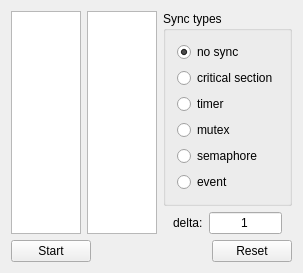
<?xml version="1.0" encoding="UTF-8"?>
<ui version="4.0">
 <class>lab2_qt</class>
 <widget class="QMainWindow" name="lab2_qtClass">
  <property name="geometry">
   <rect>
    <x>0</x>
    <y>0</y>
    <width>290</width>
    <height>252</height>
   </rect>
  </property>
  <property name="windowTitle">
   <string>lab2_qt</string>
  </property>
  <widget class="QWidget" name="centralWidget">
   <layout class="QVBoxLayout" name="verticalLayout_2">
    <item>
     <layout class="QHBoxLayout" name="horizontalLayout_3">
      <item>
       <widget class="QListWidget" name="listWidget_2">
        <property name="maximumSize">
         <size>
          <width>16777215</width>
          <height>16777215</height>
         </size>
        </property>
       </widget>
      </item>
      <item>
       <widget class="QListWidget" name="listWidget">
        <property name="maximumSize">
         <size>
          <width>16777215</width>
          <height>16777215</height>
         </size>
        </property>
       </widget>
      </item>
      <item>
       <layout class="QVBoxLayout" name="verticalLayout">
        <item>
         <widget class="QGroupBox" name="groupBox">
          <property name="title">
           <string>Sync types</string>
          </property>
          <layout class="QVBoxLayout" name="verticalLayout_3">
           <item>
            <widget class="QRadioButton" name="radioButton_5">
             <property name="text">
              <string>no sync</string>
             </property>
             <property name="checked">
              <bool>true</bool>
             </property>
            </widget>
           </item>
           <item>
            <widget class="QRadioButton" name="radioButton_4">
             <property name="text">
              <string>critical section</string>
             </property>
            </widget>
           </item>
           <item>
            <widget class="QRadioButton" name="radioButton_6">
             <property name="text">
              <string>timer</string>
             </property>
            </widget>
           </item>
           <item>
            <widget class="QRadioButton" name="radioButton_3">
             <property name="text">
              <string>mutex</string>
             </property>
            </widget>
           </item>
           <item>
            <widget class="QRadioButton" name="radioButton">
             <property name="text">
              <string>semaphore</string>
             </property>
            </widget>
           </item>
           <item>
            <widget class="QRadioButton" name="radioButton_2">
             <property name="text">
              <string>event</string>
             </property>
            </widget>
           </item>
          </layout>
         </widget>
        </item>
        <item>
         <layout class="QHBoxLayout" name="horizontalLayout">
          <property name="spacing">
           <number>6</number>
          </property>
          <property name="leftMargin">
           <number>10</number>
          </property>
          <property name="rightMargin">
           <number>10</number>
          </property>
          <item>
           <widget class="QLabel" name="label">
            <property name="text">
             <string>delta:</string>
            </property>
           </widget>
          </item>
          <item>
           <widget class="QLineEdit" name="lineEdit">
            <property name="inputMask">
             <string notr="true"/>
            </property>
            <property name="text">
             <string>1</string>
            </property>
            <property name="alignment">
             <set>Qt::AlignCenter</set>
            </property>
            <property name="clearButtonEnabled">
             <bool>false</bool>
            </property>
           </widget>
          </item>
         </layout>
        </item>
        <item>
         <spacer name="verticalSpacer">
          <property name="orientation">
           <enum>Qt::Vertical</enum>
          </property>
          <property name="sizeHint" stdset="0">
           <size>
            <width>20</width>
            <height>40</height>
           </size>
          </property>
         </spacer>
        </item>
       </layout>
      </item>
     </layout>
    </item>
    <item>
     <layout class="QHBoxLayout" name="horizontalLayout_2">
      <item>
       <widget class="QPushButton" name="pushButton">
        <property name="text">
         <string>Start</string>
        </property>
       </widget>
      </item>
      <item>
       <spacer name="horizontalSpacer">
        <property name="orientation">
         <enum>Qt::Horizontal</enum>
        </property>
        <property name="sizeHint" stdset="0">
         <size>
          <width>40</width>
          <height>20</height>
         </size>
        </property>
       </spacer>
      </item>
      <item>
       <widget class="QPushButton" name="pushButton_2">
        <property name="text">
         <string>Reset</string>
        </property>
       </widget>
      </item>
     </layout>
    </item>
   </layout>
  </widget>
 </widget>
 <layoutdefault spacing="6" margin="11"/>
 <tabstops>
  <tabstop>listWidget</tabstop>
  <tabstop>listWidget_2</tabstop>
  <tabstop>radioButton</tabstop>
  <tabstop>radioButton_5</tabstop>
  <tabstop>radioButton_2</tabstop>
  <tabstop>lineEdit</tabstop>
  <tabstop>radioButton_4</tabstop>
 </tabstops>
 <resources>
  <include location="lab2_qt.qrc"/>
 </resources>
 <connections/>
</ui>
